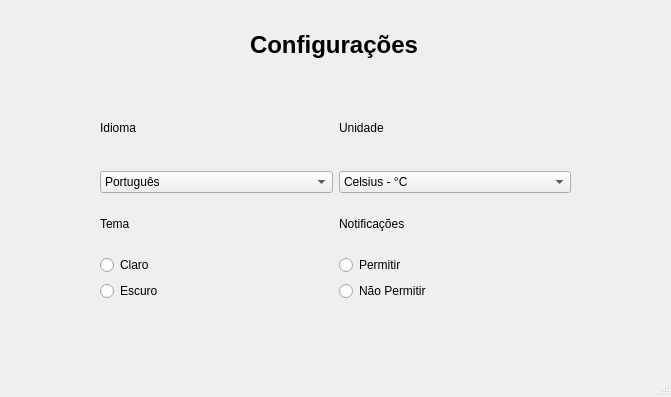
<?xml version="1.0" encoding="UTF-8"?>
<ui version="4.0">
 <class>Configuracoes</class>
 <widget class="QMainWindow" name="Configuracoes">
  <property name="geometry">
   <rect>
    <x>0</x>
    <y>0</y>
    <width>671</width>
    <height>397</height>
   </rect>
  </property>
  <property name="windowTitle">
   <string>MainWindow</string>
  </property>
  <widget class="QWidget" name="centralwidget">
   <widget class="QLabel" name="label">
    <property name="geometry">
     <rect>
      <x>250</x>
      <y>10</y>
      <width>221</width>
      <height>71</height>
     </rect>
    </property>
    <property name="text">
     <string>&lt;h1&gt;Configurações</string>
    </property>
   </widget>
   <widget class="QWidget" name="layoutWidget">
    <property name="geometry">
     <rect>
      <x>100</x>
      <y>90</y>
      <width>471</width>
      <height>211</height>
     </rect>
    </property>
    <layout class="QVBoxLayout" name="verticalLayout_5">
     <item>
      <layout class="QHBoxLayout" name="horizontalLayout_2">
       <item>
        <layout class="QVBoxLayout" name="verticalLayout_4">
         <item>
          <widget class="QLabel" name="label_2">
           <property name="text">
            <string>Idioma</string>
           </property>
          </widget>
         </item>
         <item>
          <widget class="QComboBox" name="comboBox">
           <item>
            <property name="text">
             <string>Português</string>
            </property>
           </item>
           <item>
            <property name="text">
             <string>Inglês</string>
            </property>
           </item>
           <item>
            <property name="text">
             <string>Espanhol</string>
            </property>
           </item>
          </widget>
         </item>
        </layout>
       </item>
       <item>
        <layout class="QVBoxLayout" name="verticalLayout_3">
         <item>
          <widget class="QLabel" name="label_3">
           <property name="text">
            <string>Unidade</string>
           </property>
          </widget>
         </item>
         <item>
          <widget class="QComboBox" name="Box_unidade">
           <item>
            <property name="text">
             <string>Celsius - °C</string>
            </property>
           </item>
           <item>
            <property name="text">
             <string>Fahrenheit - °F</string>
            </property>
           </item>
           <item>
            <property name="text">
             <string>Kelvin - K</string>
            </property>
           </item>
          </widget>
         </item>
        </layout>
       </item>
      </layout>
     </item>
     <item>
      <layout class="QHBoxLayout" name="horizontalLayout">
       <item>
        <layout class="QVBoxLayout" name="verticalLayout">
         <item>
          <widget class="QLabel" name="label_4">
           <property name="text">
            <string>Tema</string>
           </property>
          </widget>
         </item>
         <item>
          <widget class="QRadioButton" name="radioButton">
           <property name="text">
            <string>Claro</string>
           </property>
          </widget>
         </item>
         <item>
          <widget class="QRadioButton" name="radioButton_2">
           <property name="text">
            <string>Escuro</string>
           </property>
          </widget>
         </item>
        </layout>
       </item>
       <item>
        <layout class="QVBoxLayout" name="verticalLayout_2">
         <item>
          <widget class="QLabel" name="label_5">
           <property name="text">
            <string>Notificações</string>
           </property>
          </widget>
         </item>
         <item>
          <widget class="QRadioButton" name="radioButton_3">
           <property name="text">
            <string>Permitir</string>
           </property>
          </widget>
         </item>
         <item>
          <widget class="QRadioButton" name="radioButton_4">
           <property name="text">
            <string>Não Permitir</string>
           </property>
          </widget>
         </item>
        </layout>
       </item>
      </layout>
     </item>
    </layout>
   </widget>
  </widget>
  <widget class="QStatusBar" name="statusbar"/>
 </widget>
 <resources/>
 <connections/>
</ui>
